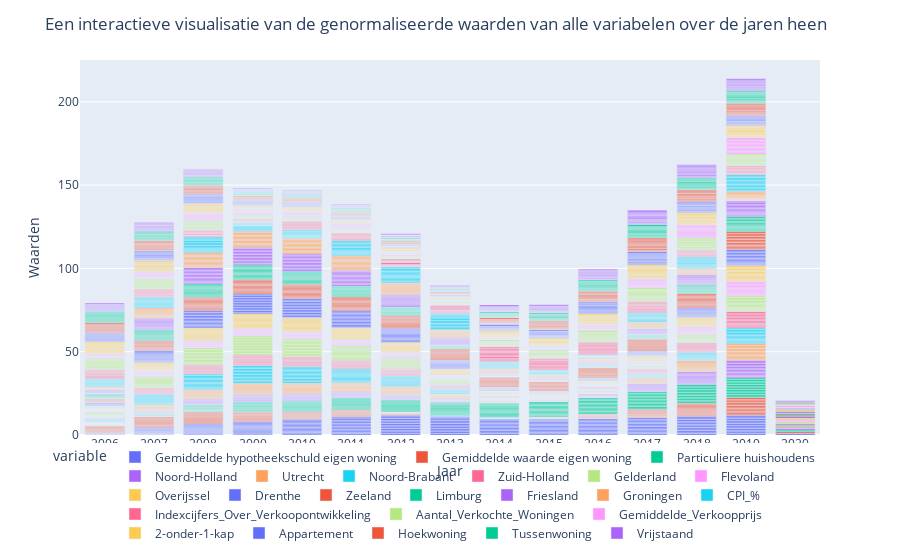

Source (notebook cell):
### Code cell
import plotly.express as px

# Maak een lijngrafiek van alle kolommen in normalized_df
fig = px.bar(normalized_df, x='Jaar', y=normalized_df.columns)

# Instellingen voor de grafiek
fig.update_layout(
    title='Een interactieve visualisatie van de genormaliseerde waarden van alle variabelen over de jaren heen',
    xaxis_title='Jaar',
    yaxis_title='Waarden',
    legend=dict(
        orientation='h',
        yanchor='bottom',
        y=-0.3,
        xanchor='right',
        x=1
    )
)

# Toon de grafiek
fig.show()

### Figure 1 — Plotly figure (JSON) as saved in the notebook; plotly's stock layout.template omitted (floating-point values rounded to 4 significant figures; data arrays with more than 128 entries replaced by an {"elided": "..."} marker saying what was removed)
{"data": [{"alignmentgroup": "True", "hovertemplate": "variable=Gemiddelde hypotheekschuld eigen woning<br>Jaar=%{x}<br>value=%{y}<extra></extra>", "legendgroup": "Gemiddelde hypotheekschuld eigen woning", "marker": {"color": "#636efa", "pattern": {"shape": ""}}, "name": "Gemiddelde hypotheekschuld eigen woning", "offsetgroup": "Gemiddelde hypotheekschuld eigen woning", "orientation": "v", "showlegend": true, "textposition": "auto", "type": "bar", "x": {"elided": "169 str values"}, "xaxis": "x", "y": {"elided": "169 float values"}, "yaxis": "y"}, {"alignmentgroup": "True", "hovertemplate": "variable=Gemiddelde waarde eigen woning<br>Jaar=%{x}<br>value=%{y}<extra></extra>", "legendgroup": "Gemiddelde waarde eigen woning", "marker": {"color": "#EF553B", "pattern": {"shape": ""}}, "name": "Gemiddelde waarde eigen woning", "offsetgroup": "Gemiddelde waarde eigen woning", "orientation": "v", "showlegend": true, "textposition": "auto", "type": "bar", "x": {"elided": "169 str values"}, "xaxis": "x", "y": {"elided": "169 float values"}, "yaxis": "y"}, {"alignmentgroup": "True", "hovertemplate": "variable=Particuliere huishoudens<br>Jaar=%{x}<br>value=%{y}<extra></extra>", "legendgroup": "Particuliere huishoudens", "marker": {"color": "#00cc96", "pattern": {"shape": ""}}, "name": "Particuliere huishoudens", "offsetgroup": "Particuliere huishoudens", "orientation": "v", "showlegend": true, "textposition": "auto", "type": "bar", "x": {"elided": "169 str values"}, "xaxis": "x", "y": {"elided": "169 float values"}, "yaxis": "y"}, {"alignmentgroup": "True", "hovertemplate": "variable=Noord-Holland<br>Jaar=%{x}<br>value=%{y}<extra></extra>", "legendgroup": "Noord-Holland", "marker": {"color": "#ab63fa", "pattern": {"shape": ""}}, "name": "Noord-Holland", "offsetgroup": "Noord-Holland", "orientation": "v", "showlegend": true, "textposition": "auto", "type": "bar", "x": {"elided": "169 str values"}, "xaxis": "x", "y": {"elided": "169 float values"}, "yaxis": "y"}, {"alignmentgroup": "True", "hovertemplate": "variable=Utrecht<br>Jaar=%{x}<br>value=%{y}<extra></extra>", "legendgroup": "Utrecht", "marker": {"color": "#FFA15A", "pattern": {"shape": ""}}, "name": "Utrecht", "offsetgroup": "Utrecht", "orientation": "v", "showlegend": true, "textposition": "auto", "type": "bar", "x": {"elided": "169 str values"}, "xaxis": "x", "y": {"elided": "169 float values"}, "yaxis": "y"}, {"alignmentgroup": "True", "hovertemplate": "variable=Noord-Brabant<br>Jaar=%{x}<br>value=%{y}<extra></extra>", "legendgroup": "Noord-Brabant", "marker": {"color": "#19d3f3", "pattern": {"shape": ""}}, "name": "Noord-Brabant", "offsetgroup": "Noord-Brabant", "orientation": "v", "showlegend": true, "textposition": "auto", "type": "bar", "x": {"elided": "169 str values"}, "xaxis": "x", "y": {"elided": "169 float values"}, "yaxis": "y"}, {"alignmentgroup": "True", "hovertemplate": "variable=Zuid-Holland<br>Jaar=%{x}<br>value=%{y}<extra></extra>", "legendgroup": "Zuid-Holland", "marker": {"color": "#FF6692", "pattern": {"shape": ""}}, "name": "Zuid-Holland", "offsetgroup": "Zuid-Holland", "orientation": "v", "showlegend": true, "textposition": "auto", "type": "bar", "x": {"elided": "169 str values"}, "xaxis": "x", "y": {"elided": "169 float values"}, "yaxis": "y"}, {"alignmentgroup": "True", "hovertemplate": "variable=Gelderland<br>Jaar=%{x}<br>value=%{y}<extra></extra>", "legendgroup": "Gelderland", "marker": {"color": "#B6E880", "pattern": {"shape": ""}}, "name": "Gelderland", "offsetgroup": "Gelderland", "orientation": "v", "showlegend": true, "textposition": "auto", "type": "bar", "x": {"elided": "169 str values"}, "xaxis": "x", "y": {"elided": "169 float values"}, "yaxis": "y"}, {"alignmentgroup": "True", "hovertemplate": "variable=Flevoland<br>Jaar=%{x}<br>value=%{y}<extra></extra>", "legendgroup": "Flevoland", "marker": {"color": "#FF97FF", "pattern": {"shape": ""}}, "name": "Flevoland", "offsetgroup": "Flevoland", "orientation": "v", "showlegend": true, "textposition": "auto", "type": "bar", "x": {"elided": "169 str values"}, "xaxis": "x", "y": {"elided": "169 float values"}, "yaxis": "y"}, {"alignmentgroup": "True", "hovertemplate": "variable=Overijssel<br>Jaar=%{x}<br>value=%{y}<extra></extra>", "legendgroup": "Overijssel", "marker": {"color": "#FECB52", "pattern": {"shape": ""}}, "name": "Overijssel", "offsetgroup": "Overijssel", "orientation": "v", "showlegend": true, "textposition": "auto", "type": "bar", "x": {"elided": "169 str values"}, "xaxis": "x", "y": {"elided": "169 float values"}, "yaxis": "y"}, {"alignmentgroup": "True", "hovertemplate": "variable=Drenthe<br>Jaar=%{x}<br>value=%{y}<extra></extra>", "legendgroup": "Drenthe", "marker": {"color": "#636efa", "pattern": {"shape": ""}}, "name": "Drenthe", "offsetgroup": "Drenthe", "orientation": "v", "showlegend": true, "textposition": "auto", "type": "bar", "x": {"elided": "169 str values"}, "xaxis": "x", "y": {"elided": "169 float values"}, "yaxis": "y"}, {"alignmentgroup": "True", "hovertemplate": "variable=Zeeland<br>Jaar=%{x}<br>value=%{y}<extra></extra>", "legendgroup": "Zeeland", "marker": {"color": "#EF553B", "pattern": {"shape": ""}}, "name": "Zeeland", "offsetgroup": "Zeeland", "orientation": "v", "showlegend": true, "textposition": "auto", "type": "bar", "x": {"elided": "169 str values"}, "xaxis": "x", "y": {"elided": "169 float values"}, "yaxis": "y"}, {"alignmentgroup": "True", "hovertemplate": "variable=Limburg<br>Jaar=%{x}<br>value=%{y}<extra></extra>", "legendgroup": "Limburg", "marker": {"color": "#00cc96", "pattern": {"shape": ""}}, "name": "Limburg", "offsetgroup": "Limburg", "orientation": "v", "showlegend": true, "textposition": "auto", "type": "bar", "x": {"elided": "169 str values"}, "xaxis": "x", "y": {"elided": "169 float values"}, "yaxis": "y"}, {"alignmentgroup": "True", "hovertemplate": "variable=Friesland<br>Jaar=%{x}<br>value=%{y}<extra></extra>", "legendgroup": "Friesland", "marker": {"color": "#ab63fa", "pattern": {"shape": ""}}, "name": "Friesland", "offsetgroup": "Friesland", "orientation": "v", "showlegend": true, "textposition": "auto", "type": "bar", "x": {"elided": "169 str values"}, "xaxis": "x", "y": {"elided": "169 float values"}, "yaxis": "y"}, {"alignmentgroup": "True", "hovertemplate": "variable=Groningen<br>Jaar=%{x}<br>value=%{y}<extra></extra>", "legendgroup": "Groningen", "marker": {"color": "#FFA15A", "pattern": {"shape": ""}}, "name": "Groningen", "offsetgroup": "Groningen", "orientation": "v", "showlegend": true, "textposition": "auto", "type": "bar", "x": {"elided": "169 str values"}, "xaxis": "x", "y": {"elided": "169 float values"}, "yaxis": "y"}, {"alignmentgroup": "True", "hovertemplate": "variable=CPI_%<br>Jaar=%{x}<br>value=%{y}<extra></extra>", "legendgroup": "CPI_%", "marker": {"color": "#19d3f3", "pattern": {"shape": ""}}, "name": "CPI_%", "offsetgroup": "CPI_%", "orientation": "v", "showlegend": true, "textposition": "auto", "type": "bar", "x": {"elided": "169 str values"}, "xaxis": "x", "y": {"elided": "169 float values"}, "yaxis": "y"}, {"alignmentgroup": "True", "hovertemplate": "variable=Indexcijfers_Over_Verkoopontwikkeling<br>Jaar=%{x}<br>value=%{y}<extra></extra>", "legendgroup": "Indexcijfers_Over_Verkoopontwikkeling", "marker": {"color": "#FF6692", "pattern": {"shape": ""}}, "name": "Indexcijfers_Over_Verkoopontwikkeling", "offsetgroup": "Indexcijfers_Over_Verkoopontwikkeling", "orientation": "v", "showlegend": true, "textposition": "auto", "type": "bar", "x": {"elided": "169 str values"}, "xaxis": "x", "y": {"elided": "169 float values"}, "yaxis": "y"}, {"alignmentgroup": "True", "hovertemplate": "variable=Aantal_Verkochte_Woningen<br>Jaar=%{x}<br>value=%{y}<extra></extra>", "legendgroup": "Aantal_Verkochte_Woningen", "marker": {"color": "#B6E880", "pattern": {"shape": ""}}, "name": "Aantal_Verkochte_Woningen", "offsetgroup": "Aantal_Verkochte_Woningen", "orientation": "v", "showlegend": true, "textposition": "auto", "type": "bar", "x": {"elided": "169 str values"}, "xaxis": "x", "y": {"elided": "169 float values"}, "yaxis": "y"}, {"alignmentgroup": "True", "hovertemplate": "variable=Gemiddelde_Verkoopprijs<br>Jaar=%{x}<br>value=%{y}<extra></extra>", "legendgroup": "Gemiddelde_Verkoopprijs", "marker": {"color": "#FF97FF", "pattern": {"shape": ""}}, "name": "Gemiddelde_Verkoopprijs", "offsetgroup": "Gemiddelde_Verkoopprijs", "orientation": "v", "showlegend": true, "textposition": "auto", "type": "bar", "x": {"elided": "169 str values"}, "xaxis": "x", "y": {"elided": "169 float values"}, "yaxis": "y"}, {"alignmentgroup": "True", "hovertemplate": "variable=2-onder-1-kap<br>Jaar=%{x}<br>value=%{y}<extra></extra>", "legendgroup": "2-onder-1-kap", "marker": {"color": "#FECB52", "pattern": {"shape": ""}}, "name": "2-onder-1-kap", "offsetgroup": "2-onder-1-kap", "orientation": "v", "showlegend": true, "textposition": "auto", "type": "bar", "x": {"elided": "169 str values"}, "xaxis": "x", "y": {"elided": "169 float values"}, "yaxis": "y"}, {"alignmentgroup": "True", "hovertemplate": "variable=Appartement<br>Jaar=%{x}<br>value=%{y}<extra></extra>", "legendgroup": "Appartement", "marker": {"color": "#636efa", "pattern": {"shape": ""}}, "name": "Appartement", "offsetgroup": "Appartement", "orientation": "v", "showlegend": true, "textposition": "auto", "type": "bar", "x": {"elided": "169 str values"}, "xaxis": "x", "y": {"elided": "169 float values"}, "yaxis": "y"}, {"alignmentgroup": "True", "hovertemplate": "variable=Hoekwoning<br>Jaar=%{x}<br>value=%{y}<extra></extra>", "legendgroup": "Hoekwoning", "marker": {"color": "#EF553B", "pattern": {"shape": ""}}, "name": "Hoekwoning", "offsetgroup": "Hoekwoning", "orientation": "v", "showlegend": true, "textposition": "auto", "type": "bar", "x": {"elided": "169 str values"}, "xaxis": "x", "y": {"elided": "169 float values"}, "yaxis": "y"}, {"alignmentgroup": "True", "hovertemplate": "variable=Tussenwoning<br>Jaar=%{x}<br>value=%{y}<extra></extra>", "legendgroup": "Tussenwoning", "marker": {"color": "#00cc96", "pattern": {"shape": ""}}, "name": "Tussenwoning", "offsetgroup": "Tussenwoning", "orientation": "v", "showlegend": true, "textposition": "auto", "type": "bar", "x": {"elided": "169 str values"}, "xaxis": "x", "y": {"elided": "169 float values"}, "yaxis": "y"}, {"alignmentgroup": "True", "hovertemplate": "variable=Vrijstaand<br>Jaar=%{x}<br>value=%{y}<extra></extra>", "legendgroup": "Vrijstaand", "marker": {"color": "#ab63fa", "pattern": {"shape": ""}}, "name": "Vrijstaand", "offsetgroup": "Vrijstaand", "orientation": "v", "showlegend": true, "textposition": "auto", "type": "bar", "x": {"elided": "169 str values"}, "xaxis": "x", "y": {"elided": "169 float values"}, "yaxis": "y"}], "layout": {"barmode": "relative", "legend": {"orientation": "h", "title": {"text": "variable"}, "tracegroupgap": 0, "x": 1, "xanchor": "right", "y": -0.3, "yanchor": "bottom"}, "margin": {"t": 60}, "title": {"text": "Een interactieve visualisatie van de genormaliseerde waarden van alle variabelen over de jaren heen"}, "xaxis": {"anchor": "y", "domain": [0, 1], "title": {"text": "Jaar"}}, "yaxis": {"anchor": "x", "domain": [0, 1], "title": {"text": "Waarden"}}}}
